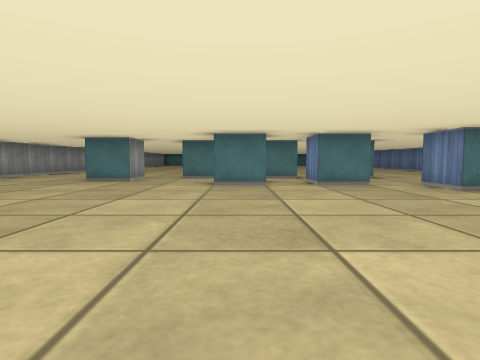
View 1 (above)

17 first-person views from a walk through a cub3D ray-caster map. The camera is about half as high as the walls, tilts 4° down and sees 80° across. The floor is counted in squares. Each view is taken from the middle of a square. On the plan, view 1 faces up. The plan holds only what a view shows up to about 9 squares ahead; the rest is blank.

View 2
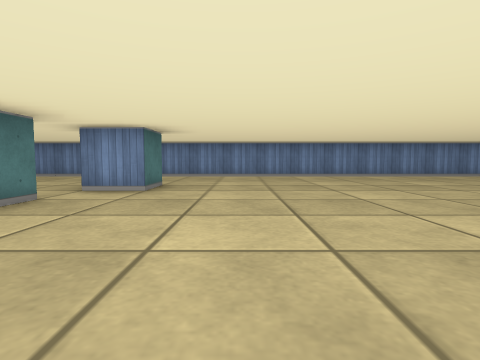

View 3
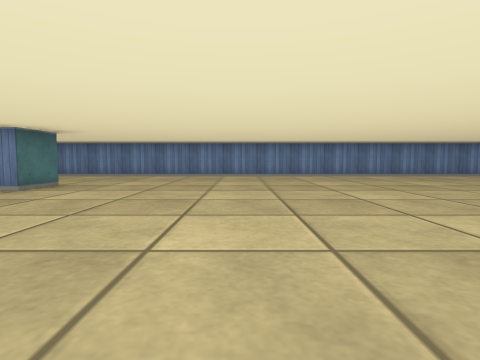

View 4
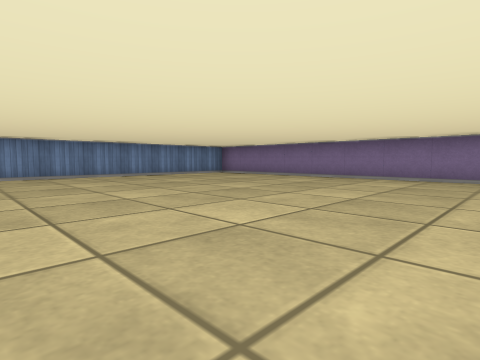

View 5
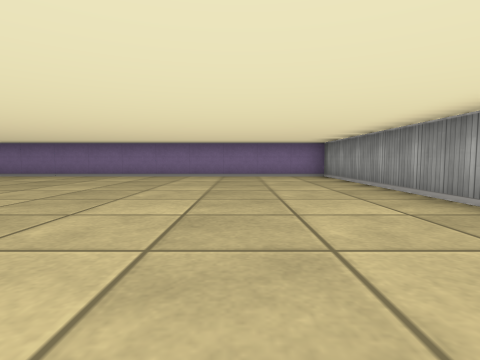

View 6
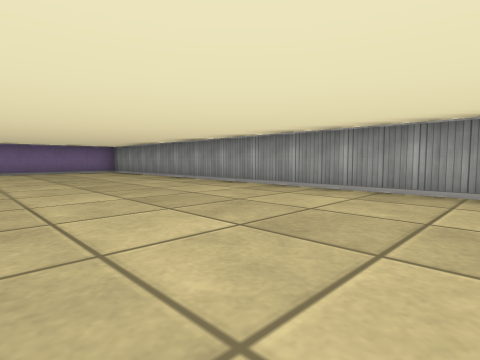

View 7
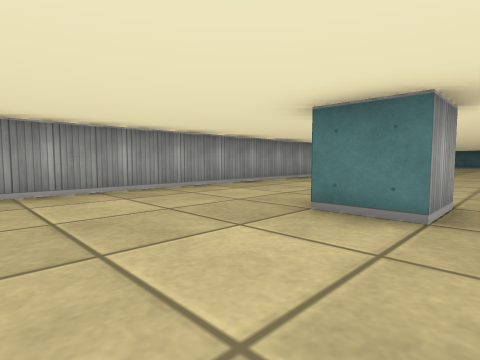

View 8
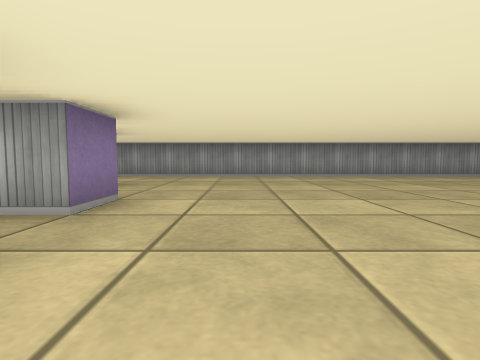

View 9
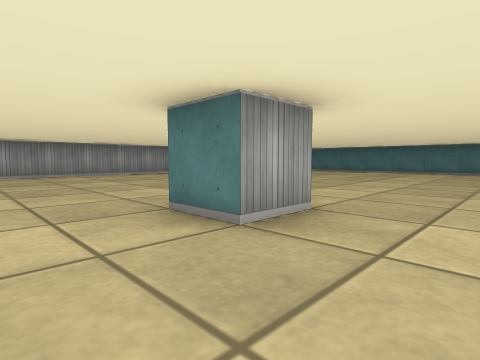

View 10
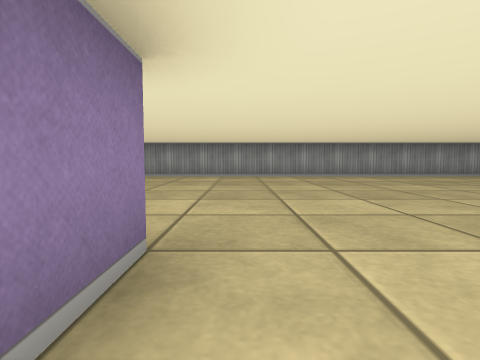

View 11
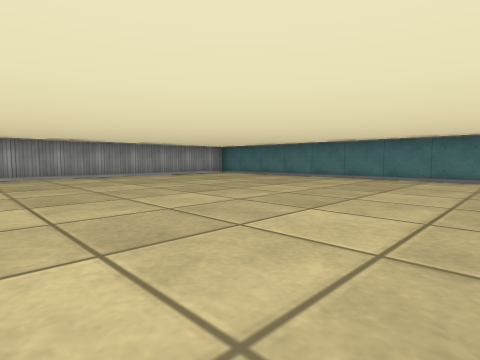

View 12
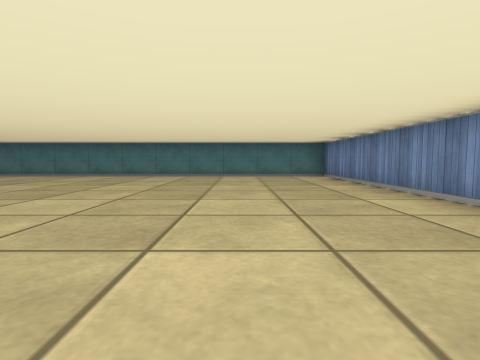

View 13
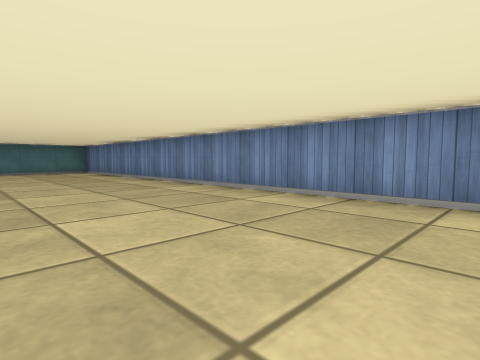

View 14
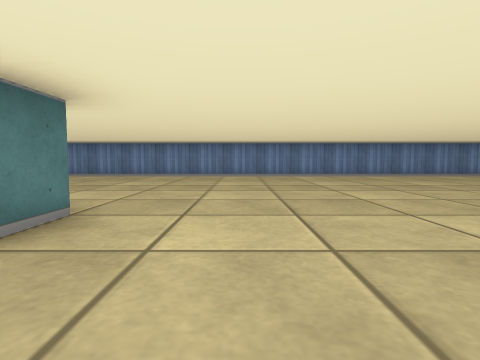

View 15
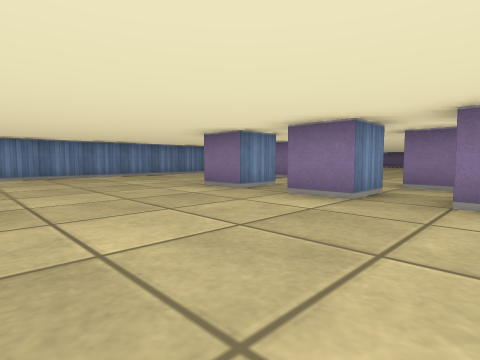

View 16
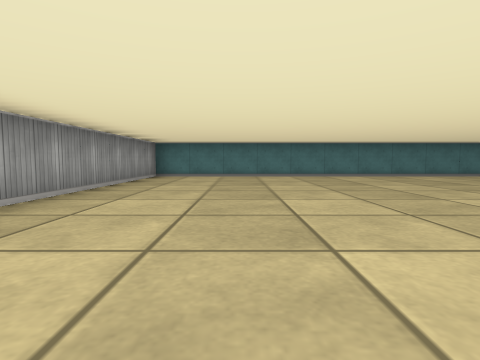

View 17
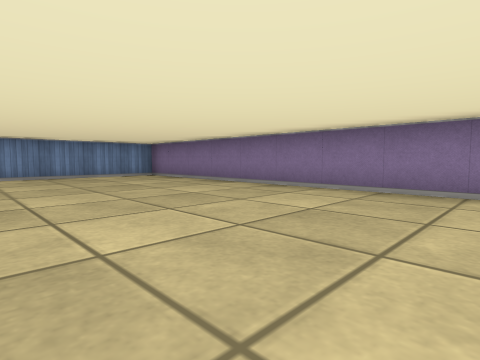

### Floor plan
Points are (right, up) in squares from view 1. A wall is a line through its corners. A room is listed if a view was taken in it or the views show most of it. See-through windows are left out.
Room 1 (views 1, 2, 3, 4, 5, 6, 7, 8, 9, 10, 11, 12, 13, 14, 15, 16, 17)
walls: (-0.6, 7.5) (-1.5, 7.5); (-0.2, 6.5) (0.5, 6.5); (-1.5, 8.5) (-0.5, 8.5) (-0.5, 7.9); (1.6, 7.5) (0.5, 7.5) (0.5, 8.5) (1.5, 8.5); (-2.5, 7.6) (-2.5, 6.5) (-3.5, 6.5); (0.5, 5.5) (-0.5, 5.5); (2.5, 7.5) (2.5, 8.5) (3.5, 8.5); (2.6, 5.5) (1.5, 5.5) (1.5, 6.5); (4.5, 4.5) (3.5, 4.5) (3.5, 5.5) (4.1, 5.5); (0.5, 15.5) (1.5, 15.5) (1.5, 14.5) (0.5, 14.5); (-6.5, 2.6) (-6.5, -8.5) (7.5, -8.5) (7.5, 24.5) (-6.5, 24.5) (-6.5, 4.4)

Positions as (right, up) in squares from view 1, and headings:
1: (0, 0), facing up
2: (-1, 3), facing right
3: (-1, 1), facing right
4: (-1, -1), facing down-right
5: (-4, 0), facing down
6: (-2, 3), facing down-left
7: (-2, 4), facing up-left
8: (2, 10), facing left
9: (3, 13), facing up-left
10: (2, 16), facing left
11: (2, 17), facing up-left
12: (5, 16), facing up
13: (4, 13), facing up-right
14: (-1, 13), facing right
15: (-1, 12), facing down-right
16: (-4, 16), facing up
17: (-1, -4), facing down-right
